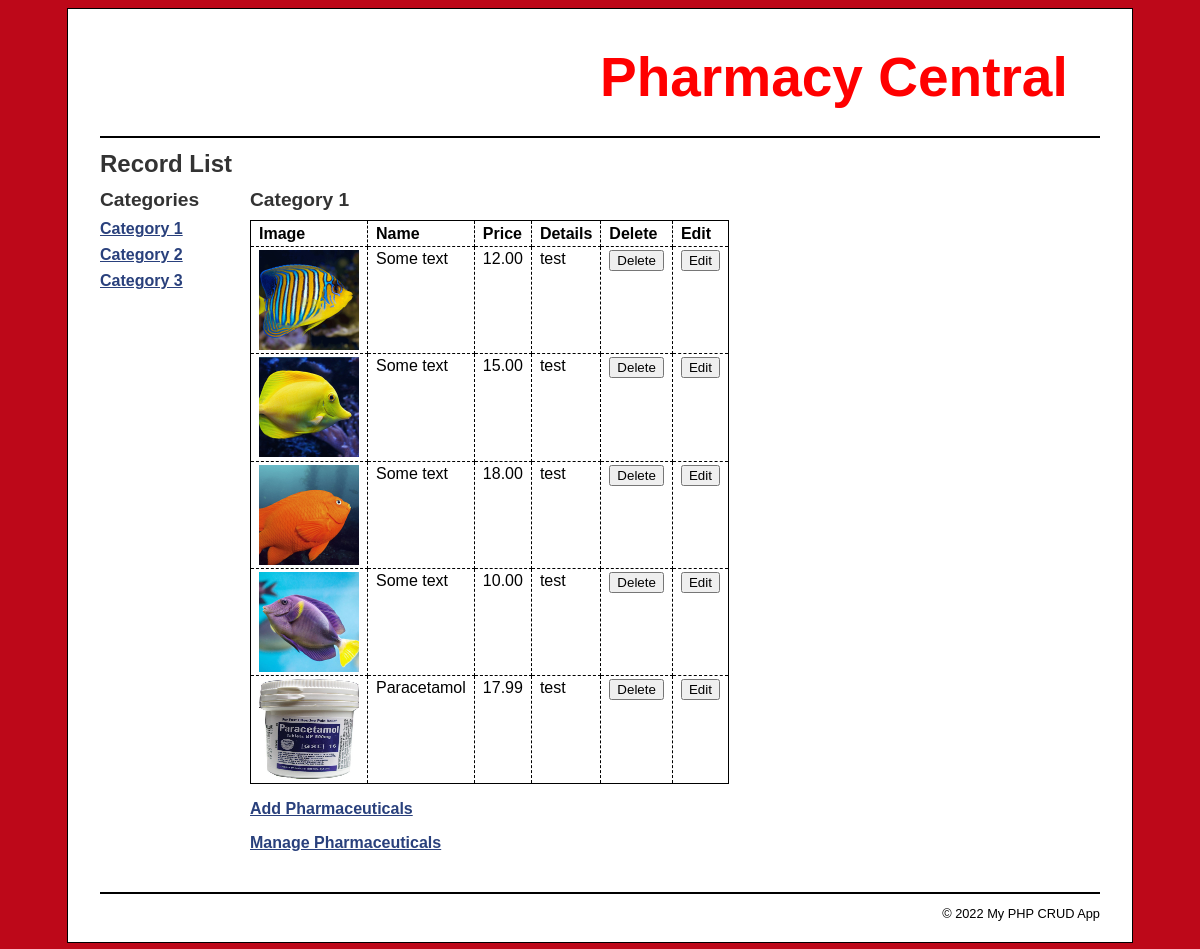
The page / on the database its author committed.
### tables this page shows
CREATE TABLE `categories` 
(
  `categoryID` int(11) NOT NULL,
  `categoryName` varchar(255) NOT NULL
);

CREATE TABLE `records` (
  `recordID` int(11) NOT NULL,
  `categoryID` int(11) NOT NULL,
  `name` varchar(255) NOT NULL,
  `price` decimal(10,2) NOT NULL,
  `image` varchar(255) NOT NULL,
  `details` varchar(255) NOT NULL
);

### index.php (the view, shortened to what this page needs)
<?php
require_once('database.php');
if (!isset($category_id)) {
$category_id = filter_input(INPUT_GET, 'category_id',
FILTER_VALIDATE_INT);
if ($category_id == NULL || $category_id == FALSE) {
$category_id = 1;
}
}
$queryCategory = "SELECT * FROM categories
WHERE categoryID = :category_id";
$statement1 = $db->prepare($queryCategory);
$statement1->bindValue(':category_id', $category_id);
$statement1->execute();
$category = $statement1->fetch();
$category_name = $category['categoryName'];
$queryAllCategories = 'SELECT * FROM categories
ORDER BY categoryID';
$statement2 = $db->prepare($queryAllCategories);
$statement2->execute();
$categories = $statement2->fetchAll();
$queryRecords = "SELECT * FROM records
WHERE categoryID = :category_id
ORDER BY recordID";
$statement3 = $db->prepare($queryRecords);
$statement3->bindValue(':category_id', $category_id);
$statement3->execute();
$records = $statement3->fetchAll();
?>
<div class="container">
<?php
include('includes/header.php');
?>
<h1>Record List</h1>
<aside>
<h2>Categories</h2>
<nav>
<ul>
<?php foreach ($categories as $category) : ?>
<li><a href=".?category_id=<?php echo $category['categoryID']; ?>">
<?php echo $category['categoryName']; ?>
</a>
</li>
<?php endforeach; ?>
</ul>
</nav>
</aside>
<section>
<h2><?php echo $category_name; ?></h2>
<table>
<tr>
<th>Image</th>
<th>Name</th>
<th>Price</th>
<th>Details</th>
<th>Delete</th>
<th>Edit</th>
</tr>
<?php foreach ($records as $record) : ?>
<tr>
<td><img src="image_uploads/<?php echo $record['image']; ?>" width="100px" height="100px" /></td>
<td><?php echo $record['name']; ?></td>
<td class="right"><?php echo $record['price']; ?></td>
<td><?php echo $record['details']; ?></td>
<td><form action="delete_record.php" method="post"
id="delete_record_form">
<input type="submit" value="Delete">
</form></td>
<td><form action="edit_record_form.php" method="post"
id="delete_record_form">
<input type="submit" value="Edit">
</form></td>
</tr>
<?php endforeach; ?>
</table>
<p><a href="add_record_form.php">Add Pharmaceuticals</a></p>
<p><a href="category_list.php">Manage Pharmaceuticals</a></p>
</section>
<?php
include('includes/footer.php');
?>

### includes/header.php (shortened to what this page needs)
<head>
<link rel="stylesheet" type="text/css" href="css/mystyle.css">
</head>
<body>
<header><h1>Pharmacy Central</h1></header>

### includes/footer.php
<footer>
<p>&copy; <?php echo date("Y"); ?> My PHP CRUD App</p>
</footer>
</div>
</body>
</html>

### css/mystyle.css (style rules this page uses)
h1 { font-size: 150%; margin: 0; padding: .5em 0 .25em; }
h2 { font-size: 120%; margin: 0; padding: .25em 0 .5em; }
h1, h2 { color: #333; }
header { margin: 0; border-bottom: 2px solid black; }
header h1 { font-size: 55px; margin-left: 50%; padding: .5em 0; color: red; }
nav ul { list-style-type: none; margin-left: 0; padding-left: 0; }
nav ul li { padding-bottom: 0.5em; }
body { background-color: #bd0819; }
.container { font-family: Arial, Helvetica, sans-serif; width: 1000px; margin: 0 auto; background-color: white; border: 1px solid black; padding: .5em 2em; }
section { float: left; width: 800PX; padding-bottom: 1.5em; }
ul { margin: 0 0 1em 0; padding: 0 0 0 2.5em; }
li { margin: 0; padding: 0; }
a { color: #29407c; font-weight: bold; }
table { border: 1px solid black; border-collapse: collapse; }
td, th { border: 1px dashed black; padding: .2em .5em .2em .5em; vertical-align: top; text-align: left; }
form { margin: 0; }
.right { text-align: right; }
aside { float: left; width: 150px; }
footer { clear: both; margin-top: 1em; border-top: 2px solid black; }
footer p { text-align: right; font-size: 80%; margin: 1em 0; }

### rows shown on the page
categories: categoryName "Category 1"
categories: categoryName "Category 2"
categories: categoryName "Category 3"
records: image (picture), name "Some text", price "12.00", details "test"
records: image (picture), name "Some text", price "15.00", details "test"
records: image (picture), name "Some text", price "18.00", details "test"
records: image (picture), name "Some text", price "10.00", details "test"
records: image (picture), name "Paracetamol", price "17.99", details "test"
